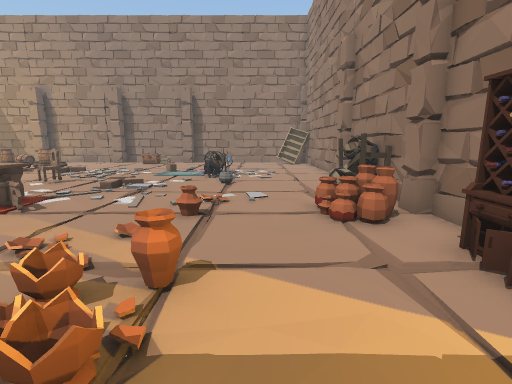
view 1 (above)

19 first-person views from a walk through a scene from a Unity 3-D project. The camera is 1.4 m above the floor, tilts 10° down and sees 85° across. The floor is counted in squares, 1 m on a side. Each view is taken from the middle of a square. On the plan, view 1 faces up. The plan holds only what a view shows up to about 14 squares ahead; the rest is blank. The player character is not drawn. Some animated figures are left out.

view 2
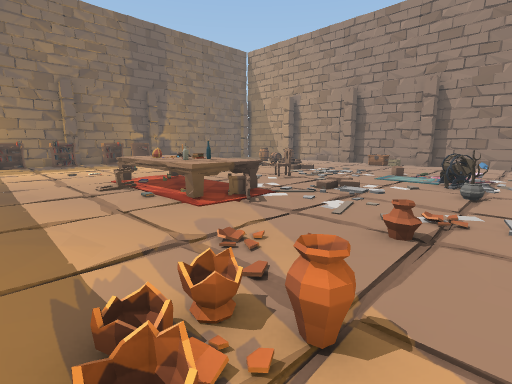

view 3
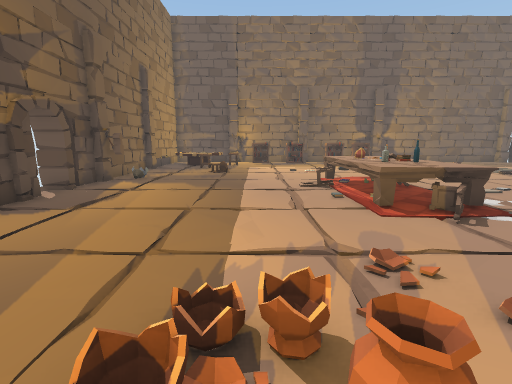

view 4
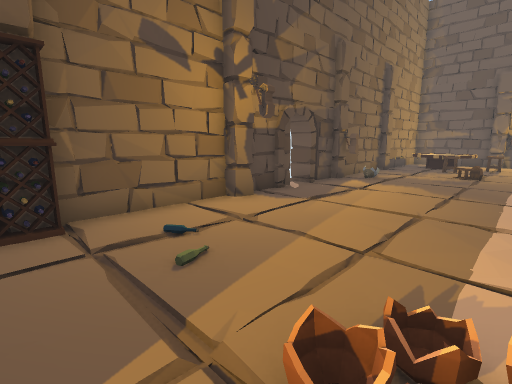

view 5
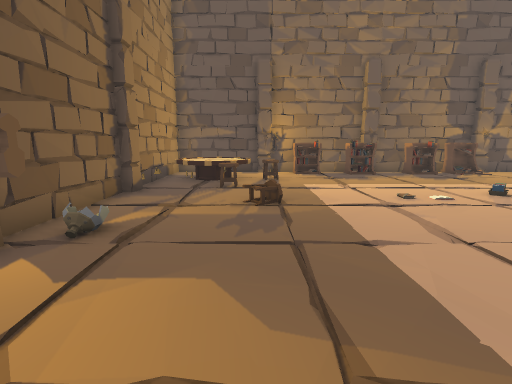

view 6
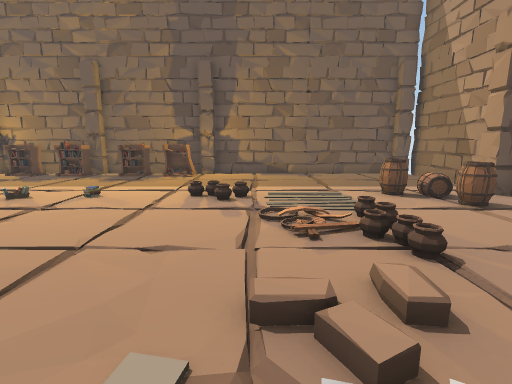

view 7
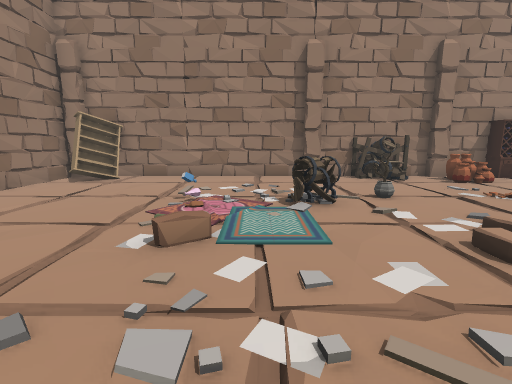

view 8
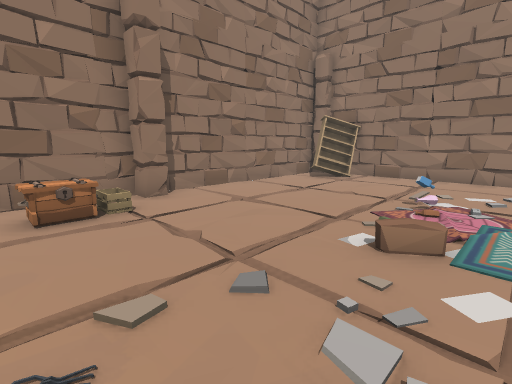

view 9
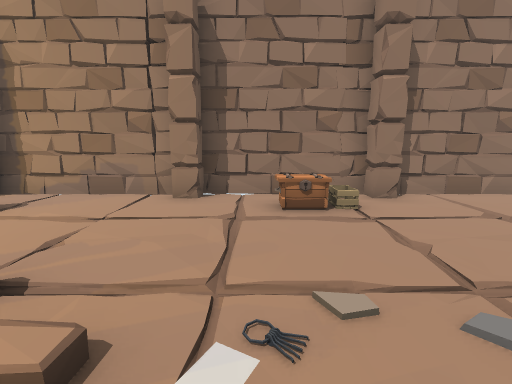

view 10
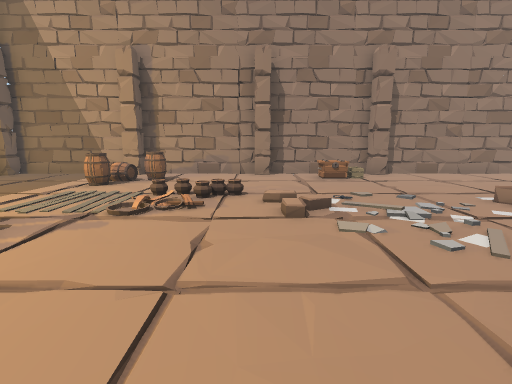

view 11
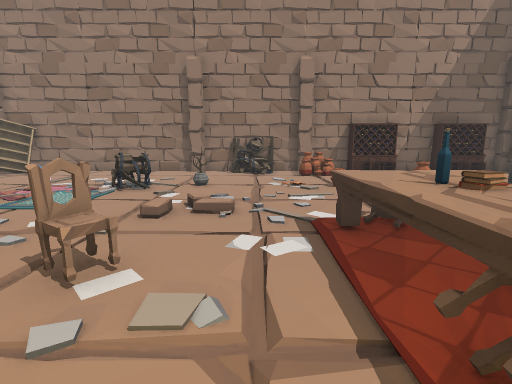

view 12
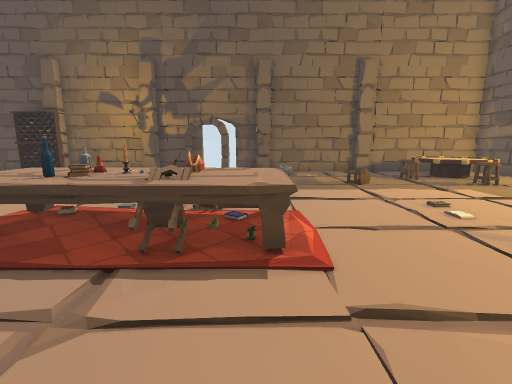

view 13
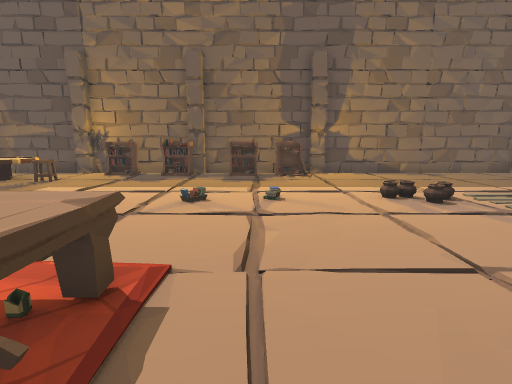

view 14
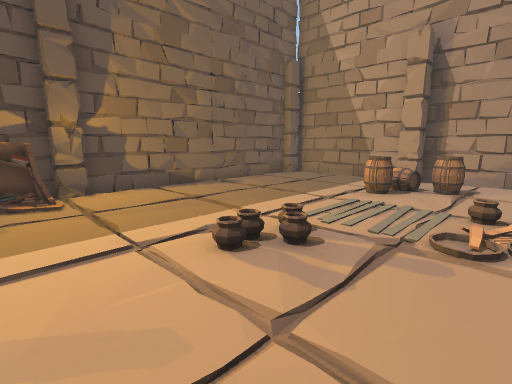

view 15
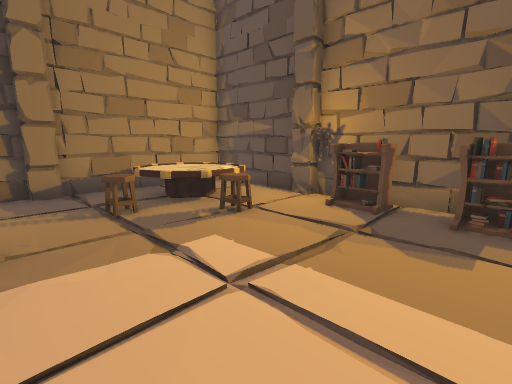

view 16
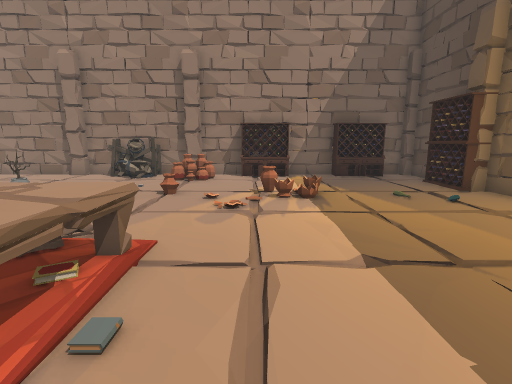

view 17
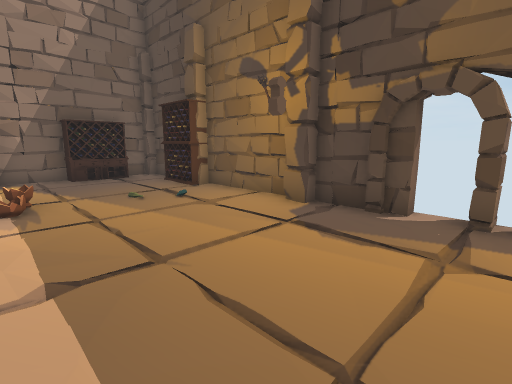

view 18
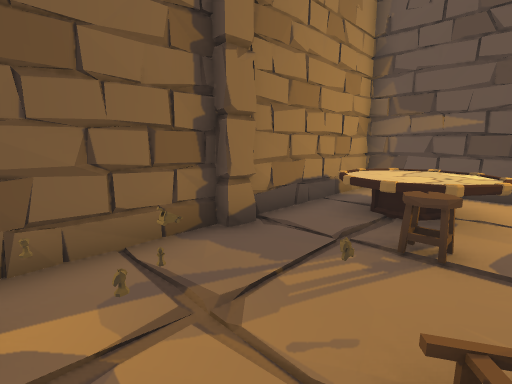

view 19
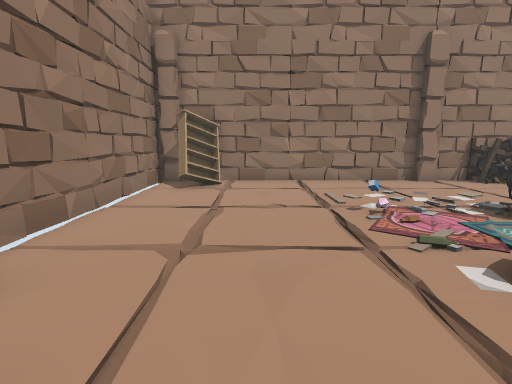

### Floor plan
Key: @ floor where view 1 was taken; # wall or solid block; x gap in a wall; . floor; / step, stairs or slope; = window, fence, low wall or low ledge; R rug; B barrel; P pillar; C chair; T pot; A table; I cabinet; S vase; L bottle; H torch; E stool; K bookshelf; F shelf; G chest; O other object.
Columns run from 21 left of view 1 to 4 right of it. Each row starts with its distance up from view 1.
 21 ##########################
 20 PP....P....P....P.......P#
 19 #......B......G/.......FF#
 18 #.....BBB...............F#
 17 #.....B..................#
 16 #........................#
 15 #........./.......R.O....#
 14 #......./////....R..R....#
 13 #....././/.././...R......#
 12 #....././.........RBB....#
 11 OO..../............BB...P
 10 #K............C./...T....#
  9 #K..............//......O#
  8 #K..............///....OO#
  7 #K.........AAAAA..../...O#
  6 #..........ACOLAC.../.OOP#
  5 PP.........AAAOA..../..OP#
  4 #K..........C.O...//....I#
  3 #K..................S...I#
  2 #K......................I#
  1 HH.E.................... #
  0 PP.E.................@..I#
 -1 #=AAAE..OO..............I#
 -2 # AAA...OO..............I#
 -3 # AAA ....HH....P...III P#
 -4 ######P####Px ##P####P##P
 -5             #

Where each view was taken, in squares from view 1:
view 1: 0 up, 0 right, facing up
view 2: 1 up, 0 right, facing up-left
view 3: 2 up, 0 right, facing left
view 4: 2 up, 0 right, facing down-left
view 5: 0 up, 7 left, facing left
view 6: 13 up, 7 left, facing left
view 7: 13 up, 8 left, facing right
view 8: 13 up, 8 left, facing up-right
view 9: 13 up, 8 left, facing up
view 10: 8 up, 10 left, facing up
view 11: 8 up, 10 left, facing right
view 12: 10 up, 10 left, facing down
view 13: 8 up, 8 left, facing left
view 14: 9 up, 12 left, facing up-left
view 15: 5 up, 14 left, facing down-left
view 16: 3 up, 9 left, facing right
view 17: 2 up, 9 left, facing down-right
view 18: 0 up, 12 left, facing down-left
view 19: 17 up, 7 left, facing right
